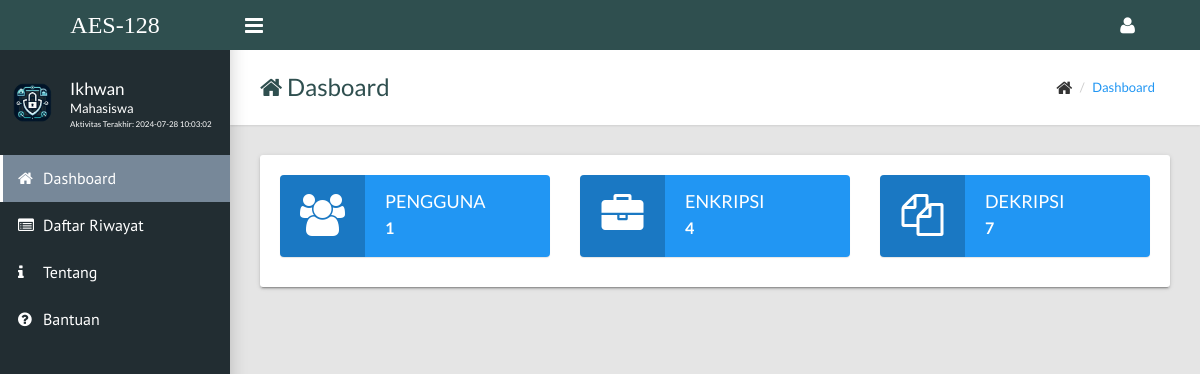
/dashboard/index.php (signed in), run on the app's committed database.
### tables this page shows
CREATE TABLE `users` (
  `username` varchar(15) NOT NULL,
  `password` varchar(100) DEFAULT NULL,
  `fullname` varchar(50) DEFAULT NULL,
  `job_title` varchar(50) DEFAULT NULL,
  `join_date` timestamp NULL DEFAULT NULL,
  `last_activity` timestamp NULL DEFAULT NULL
);

### dashboard/index.php (the view, shortened to what this page needs)
<?php
include('../config.php');
?>
<!DOCTYPE html>
<html>
<?php
$user = $_SESSION['username'];
$query = mysqli_query($koneksi,"SELECT fullname,job_title,last_activity FROM users WHERE username='$user'");
$data = mysqli_fetch_array($query);
?>
  <head>
    <link rel="stylesheet" type="text/css" href="../assets/css/main.css">
  <body class="sidebar-mini fixed">
    <div class="wrapper">
      <header class="main-header hidden-print"><a class="logo" href="index.php" style="font-size:18pt; font-family: Times new roman; background-color: #2F4F4F;"><span>AES-128</span></a>
        <nav class="navbar navbar-static-top" style="background-color: #2F4F4F;">
          <a class="sidebar-toggle" href="#" data-toggle="offcanvas"></a>
          <div class="navbar-custom-menu">
            <ul class="top-nav">
              <li class="dropdown"><a class="dropdown-toggle" href="#" data-toggle="dropdown" role="button" aria-haspopup="true" aria-expanded="false"><i class="fa fa-user fa-lg"></i></a>
              </li>
            </ul>
          </div>
        </nav>
      </header>
      <aside class="main-sidebar hidden-print">
        <section class="sidebar">
          <div class="user-panel">
            <div class="pull-left image"><img class="img-circle" src="../assets/images/lockandkey2.png" alt="User Image"></div>
            <div class="pull-left info">
              <p style="margin-top:-5px;"><?php echo $data['fullname']; ?></p>
              <p class="designation"><?php echo $data['job_title']; ?></p>
              <p class="designation" style="font-size:6pt;">Aktivitas Terakhir: <?php echo $data['last_activity'] ?></p>
            </div>
          </div>
          <ul class="sidebar-menu" >
            <li><a href="index.php" style="border-color:#fff;background-color: #778899;"><i class="fa fa-home" ></i><span>Dashboard</span></a></li>
            <li><a href="history.php"><i class="fa fa-list-alt"></i><span>Daftar Riwayat</span></a></li>
            <li><a href="about.php"><i class="fa fa-info"></i><span>Tentang</span></a></li>
            <li><a href="help.php"><i class="fa fa-question-circle"></i><span>Bantuan</span></a></li>
          </ul>
        </section>
      </aside>
      <div class="content-wrapper">
        <div class="page-title">
          <div>
            <h1 style = "color : #2F4F4F"><i class='fa fa-home' style = "color : #2F4F4F"></i> Dasboard</h1>
          </div>
          <div>
            <ul class="breadcrumb" >
              <li><i class="fa fa-home fa-lg"></i></li>
              <li><a href="#" style = "color : #2196F3">Dashboard</a></li>
            </ul>
          </div>
        </div>
                <div class="row">
                  <div class="col-md-12">
                    <div class="card">
                      <div class="card-body">
                        <div class="row">
                  <div class="col-md-4">
                    <div class="widget-small info"><i class="icon fa fa-users fa-3x"></i>
                      <?php
      								$query = mysqli_query($koneksi,"SELECT * FROM users");
      								$datauser = mysqli_num_rows($query);
								      ?>
                      <div class="info">
                        <h4>Pengguna</h4>
                        <p> <b><?php echo $datauser; ?></b></p>
                      </div>
                    </div>
                  </div>
                  <div class="col-md-4">
                    <div class="widget-small info"><i class="icon fa fa-briefcase fa-3x"></i>
                      <?php
      								$query = mysqli_query($koneksi,"SELECT * FROM file WHERE status='1'");
      								$dataencrypt = mysqli_num_rows($query);
								      ?>
                      <div class="info">
                        <h4>Enkripsi</h4>
                        <p> <b><?php echo $dataencrypt; ?></b></p>
                      </div>
                    </div>
                  </div>
                  <div class="col-md-4">
                    <div class="widget-small info"><i class="icon fa fa-files-o fa-3x"></i>
                      <div class="info">
                        <?php
        								$query = mysqli_query($koneksi,"SELECT * FROM file WHERE status='2'");
        								$datadecrypt = mysqli_num_rows($query);
  								      ?>
                        <h4>Dekripsi</h4>
                        <p> <b><?php echo $datadecrypt; ?></b></p>
                      </div>
                    </div>
                  </div>
                </div>
              </div>
            </div>
          </div>
        </div>
      </div>
    </div>
  </body>
</html>

### data on the page
users: fullname "Ikhwan", job_title "Mahasiswa", last_activity "2024-07-28 10:03:02"

### other printed values
$datauser "1"
$dataencrypt "4"
$datadecrypt "7"
